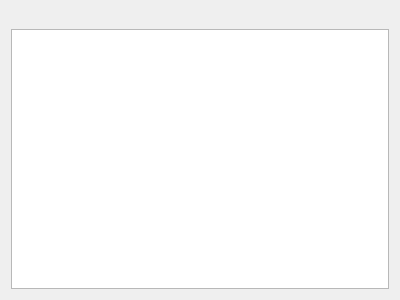
<?xml version="1.0" encoding="UTF-8"?>
<ui version="4.0">
 <class>MainWindow</class>
 <widget class="QMainWindow" name="MainWindow">
  <property name="geometry">
   <rect>
    <x>0</x>
    <y>0</y>
    <width>400</width>
    <height>300</height>
   </rect>
  </property>
  <property name="windowTitle">
   <string>Printer Client</string>
  </property>
  <widget class="QWidget" name="centralWidget">
   <layout class="QVBoxLayout" name="verticalLayout">
    <item>
     <widget class="ControlFrame" name="mControlFrameX">
      <property name="frameShape">
       <enum>QFrame::StyledPanel</enum>
      </property>
      <property name="frameShadow">
       <enum>QFrame::Raised</enum>
      </property>
     </widget>
    </item>
    <item>
     <widget class="ControlFrame" name="mControlFrameY">
      <property name="frameShape">
       <enum>QFrame::StyledPanel</enum>
      </property>
      <property name="frameShadow">
       <enum>QFrame::Raised</enum>
      </property>
     </widget>
    </item>
    <item>
     <widget class="ControlFrame" name="mControlFrameZ">
      <property name="frameShape">
       <enum>QFrame::StyledPanel</enum>
      </property>
      <property name="frameShadow">
       <enum>QFrame::Raised</enum>
      </property>
     </widget>
    </item>
    <item>
     <widget class="QTextEdit" name="mLog">
      <property name="readOnly">
       <bool>true</bool>
      </property>
     </widget>
    </item>
   </layout>
  </widget>
 </widget>
 <layoutdefault spacing="6" margin="11"/>
 <customwidgets>
  <customwidget>
   <class>ControlFrame</class>
   <extends>QFrame</extends>
   <header>ControlFrame.h</header>
   <container>1</container>
  </customwidget>
 </customwidgets>
 <resources/>
 <connections/>
</ui>
